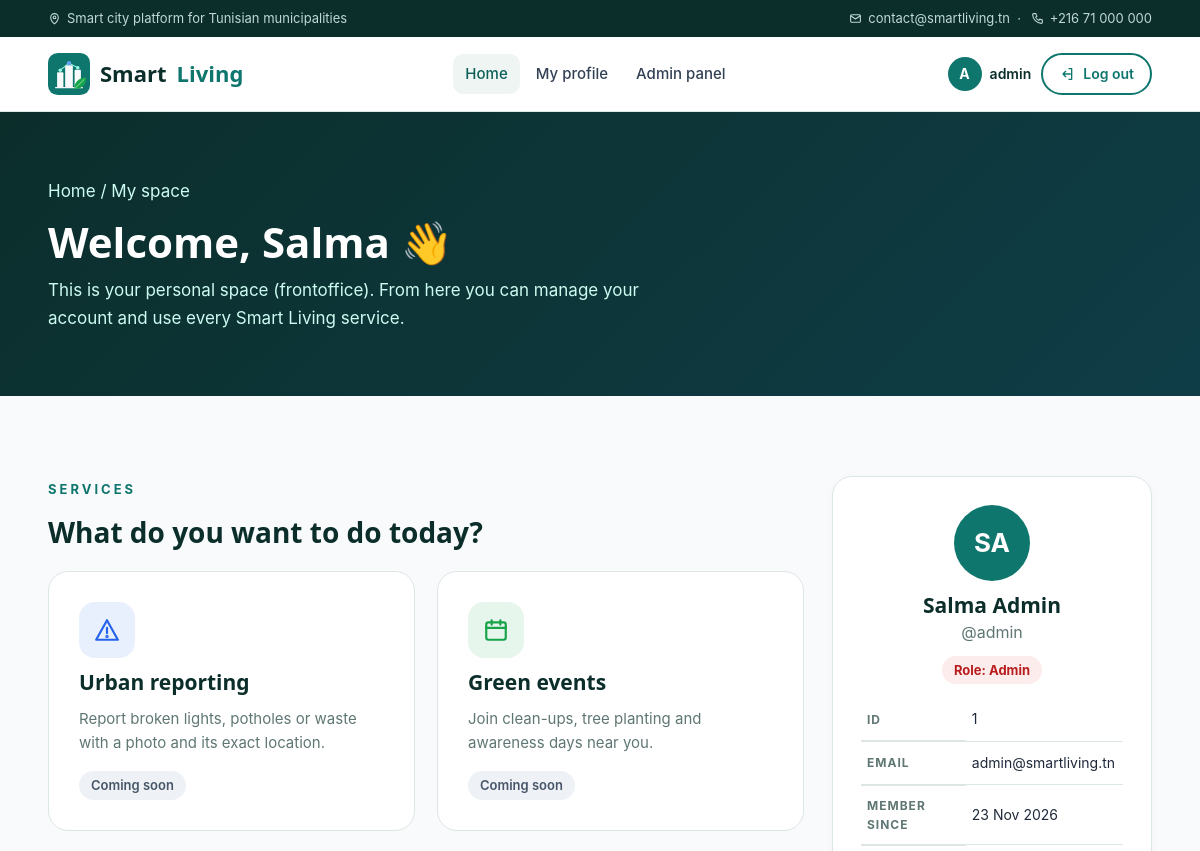
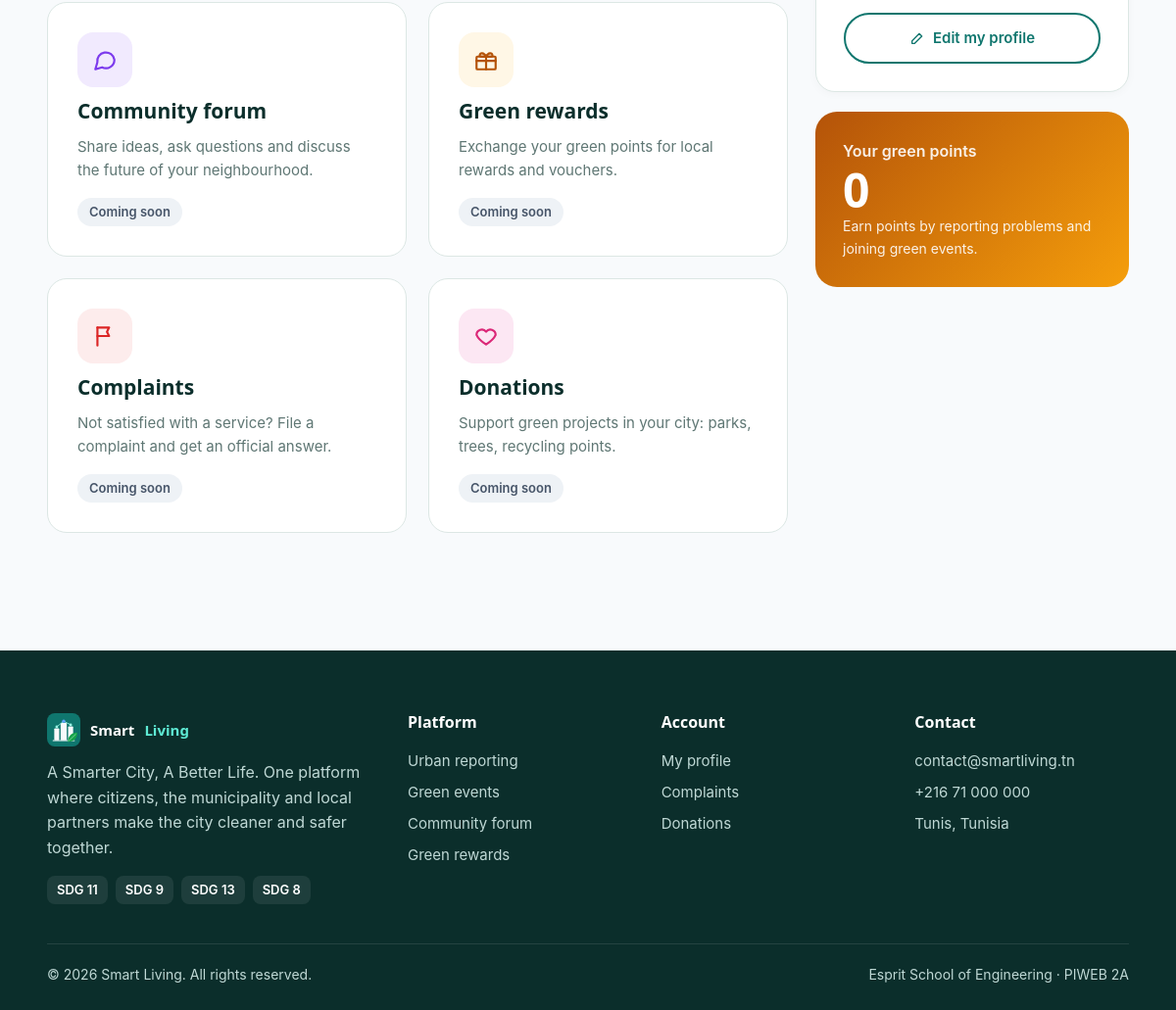
The app's page /index.php?action=dashboard (signed in) with its own data (2 pictures, top to bottom).
### tables this page shows
CREATE TABLE IF NOT EXISTS users (
  id INT AUTO_INCREMENT PRIMARY KEY,
  username VARCHAR(50) NOT NULL UNIQUE,
  first_name VARCHAR(50) NOT NULL,
  last_name VARCHAR(50) NOT NULL,
  email VARCHAR(150) NOT NULL UNIQUE,
  password VARCHAR(255) NOT NULL,
  role ENUM('user', 'admin') NOT NULL DEFAULT 'user',
  status ENUM('active', 'blocked') NOT NULL DEFAULT 'active',
  points INT NOT NULL DEFAULT 0,
  created_at TIMESTAMP DEFAULT CURRENT_TIMESTAMP
);

### config/database.php (called while the page is built)
<?php
class Database
{
    private static $pdo = null;
    public static function getConnexion()
    {
        if (!isset(self::$pdo)) {
            try {
                self::$pdo = new PDO(
                    'mysql:host=localhost;dbname=smartliving;charset=utf8mb4',
                    'root',
                    '',
                    [
                        PDO::ATTR_ERRMODE            => PDO::ERRMODE_EXCEPTION,
                        PDO::ATTR_DEFAULT_FETCH_MODE => PDO::FETCH_ASSOC,
                        PDO::ATTR_EMULATE_PREPARES   => false,
                    ]
                );
            } catch (Exception $e) {
                die('Erreur: ' . $e->getMessage());
            }
        }
        return self::$pdo;
    }
}

### controllers/AuthController.php (called while the page is built, shortened)
<?php
require_once __DIR__ . '/../config/database.php';
require_once __DIR__ . '/../models/UserModel.php';
class AuthController
{
    private PDO $db;
    public function __construct()
    {
        $this->db = Database::getConnexion();
    }
    public function findById(int $id): ?UserModel
    {
        $stmt = $this->db->prepare('SELECT * FROM users WHERE id = :id LIMIT 1');
        $stmt->execute(['id' => $id]);
        $row = $stmt->fetch();
        return $row ? UserModel::fromArray($row) : null;
    }
}

### models/UserModel.php (called while the page is built, shortened)
<?php
class UserModel
{
    private int $id = 0;
    private string $username = '';
    private string $firstName = '';
    private string $lastName = '';
    private string $email = '';
    private string $role = 'user';
    private int $points = 0;
    private string $createdAt = '';
    public function getId(): int
    {
        return $this->id;
    }
    public function getUsername(): string
    {
        return $this->username;
    }
    public function getFirstName(): string
    {
        return $this->firstName;
    }
    public function getFullName(): string
    {
        return trim($this->firstName . ' ' . $this->lastName);
    }
    public function getInitials(): string
    {
        $f = $this->firstName !== '' ? $this->firstName : $this->username;
        $l = $this->lastName;
        return strtoupper(mb_substr($f, 0, 1) . mb_substr($l, 0, 1));
    }
    public function getEmail(): string
    {
        return $this->email;
    }
    public function getRole(): string
    {
        return $this->role;
    }
    public function getPoints(): int
    {
        return $this->points;
    }
    public function getCreatedAt(): string
    {
        return $this->createdAt;
    }
    public function setId(int $id): void
    {
        $this->id = $id;
    }
    public function setUsername(string $username): void
    {
        $this->username = $username;
    }
    public function setFirstName(string $firstName): void
    {
        $this->firstName = $firstName;
    }
    public function setLastName(string $lastName): void
    {
        $this->lastName = $lastName;
    }
    public function setEmail(string $email): void
    {
        $this->email = $email;
    }
    public function setRole(string $role): void
    {
        $this->role = $role;
    }
    public function setPoints(int $points): void
    {
        $this->points = $points;
    }
    public function setCreatedAt(string $createdAt): void
    {
        $this->createdAt = $createdAt;
    }
    public static function fromArray(array $row): self
    {
        $user = new self();
        $user->setId((int) ($row['id'] ?? 0));
        $user->setUsername((string) ($row['username'] ?? ''));
        $user->setFirstName((string) ($row['first_name'] ?? ''));
        $user->setLastName((string) ($row['last_name'] ?? ''));
        $user->setEmail((string) ($row['email'] ?? ''));
        $user->setPassword((string) ($row['password'] ?? ''));
        $user->setRole((string) ($row['role'] ?? 'user'));
        $user->setStatus((string) ($row['status'] ?? 'active'));
        $user->setPoints((int) ($row['points'] ?? 0));
        $user->setCreatedAt((string) ($row['created_at'] ?? ''));
        return $user;
    }
}

### views/user_space.php (the view, shortened to what this page needs)
<?php
require_once __DIR__ . '/partials/helpers.php';
$modules = [
    ['alert',    '#E8EFFD', '#2563EB', 'Urban reporting', 'Report broken lights, potholes or waste with a photo and its exact location.'],
    ['calendar', '#E7F6EC', '#16A34A', 'Green events',    'Join clean-ups, tree planting and awareness days near you.'],
    ['chat',     '#F1EAFE', '#7C3AED', 'Community forum', 'Share ideas, ask questions and discuss the future of your neighbourhood.'],
    ['gift',     '#FFF7E6', '#B45309', 'Green rewards',   'Exchange your green points for local rewards and vouchers.'],
    ['flag',     '#FDECEC', '#DC2626', 'Complaints',      'Not satisfied with a service? File a complaint and get an official answer.'],
    ['heart',    '#FCE7F3', '#DB2777', 'Donations',       'Support green projects in your city: parks, trees, recycling points.'],
];
?>
<section class="page-head"><div class="container">
    <p class="crumbs">Home / My space</p>
    <h1>Welcome, <?= e($user->getFirstName() !== '' ? $user->getFirstName() : $user->getUsername()) ?> 👋</h1>
    <p>This is your personal space (frontoffice). From here you can manage your account and use every Smart Living service.</p>
</div></section>
<section class="block"><div class="container">
    <div class="layout-side">
        <div>
            <div class="sec-head left"><span class="eyebrow">Services</span><h2>What do you want to do today?</h2></div>
            <div class="modules">
                <?php foreach ($modules as [$ic, $bg, $fg, $name, $desc]): ?>
                    <div class="module">
                        <div class="ic" style="background:<?= e($bg) ?>;color:<?= e($fg) ?>"><?= icon($ic, 26) ?></div>
                        <h3><?= e($name) ?></h3>
                        <p><?= e($desc) ?></p>
                        <span class="tag t-gray" style="align-self:flex-start">Coming soon</span>
                    </div>
                <?php endforeach; ?>
            </div>
        </div>
        <aside class="side-col">
            <div class="card profile-card">
                <div class="avatar big"><?= e($user->getInitials()) ?></div>
                <h3><?= e($user->getFullName()) ?></h3>
                <p class="muted">@<?= e($user->getUsername()) ?></p>
                <span class="badge <?= $user->getRole() === 'admin' ? 'badge-admin' : 'badge-user' ?>">Role: <?= e(ucfirst($user->getRole())) ?></span>
                <table class="t mini">
                    <tr><th>ID</th><td><?= $user->getId() ?></td></tr>
                    <tr><th>Email</th><td><?= e($user->getEmail()) ?></td></tr>
                    <tr><th>Member since</th><td><?= e(date('d M Y', strtotime($user->getCreatedAt()) ?: time())) ?></td></tr>
                </table>
                <a href="index.php?action=profile" class="btn btn-outline btn-block"><?= icon('edit', 16) ?> Edit my profile</a>
            </div>
            <div class="points-card">
                <span>Your green points</span>
                <b><?= $user->getPoints() ?></b>
                <small>Earn points by reporting problems and joining green events.</small>
            </div>
        </aside>
    </div>
</div></section>
<?php
require __DIR__ . '/layout.php';

### views/assets/css/style.css (style rules this page uses)
:root { --teal:#0F766E; --teal-d:#0B5F58; --ink:#0B2E2B; --mint:#5EEAD4; --mint-l:#CCFBF1; --blue:#2563EB; --green:#16A34A; --orange:#EA580C; --amber:#B45309; --red:#DC2626; --pink:#DB2777; --purple:#7C3AED; --bg:#F8FAFC; --bg2:#EEF5F3; --card:#FFFFFF; --line:#DCE7E4; --muted:#5F7774; --text:#1E293B; --r:16px; --shadow:0 8px 30px rgba(11,46,43,.08); }
* { margin:0;padding:0;box-sizing:border-box }
html { scroll-behavior:smooth }
body { font-family:'Inter',system-ui,-apple-system,'Segoe UI',Arial,sans-serif;background:var(--bg);color:var(--text);line-height:1.6;font-size:16px }
a { color:inherit;text-decoration:none }
h1,h2,h3,h4 { font-family:'Poppins',system-ui,-apple-system,'Segoe UI',Arial,sans-serif;color:var(--ink);line-height:1.2 }
.container { width:min(1200px,92%);margin:0 auto }
.btn { display:inline-flex;align-items:center;gap:8px;padding:12px 22px;border-radius:999px;font-weight:600;font-size:15px;border:2px solid transparent;cursor:pointer;transition:.2s;font-family:inherit }
.btn-outline { border-color:var(--teal);color:var(--teal);background:transparent }
.tag { display:inline-block;padding:4px 12px;border-radius:999px;font-size:13px;font-weight:600 }
.t-gray { background:#EEF2F6;color:#475569 }
.avatar { width:38px;height:38px;border-radius:50%;background:var(--teal);color:#fff;display:flex;align-items:center;justify-content:center;font-weight:700 }
.eyebrow { display:inline-block;font-size:13px;font-weight:700;letter-spacing:3px;text-transform:uppercase;color:var(--mint);margin-bottom:16px }
section.block { padding:80px 0 }
.sec-head { text-align:center;max-width:680px;margin:0 auto 46px }
.sec-head .eyebrow { color:var(--teal) }
.sec-head h2 { font-size:38px }
.modules { display:grid;grid-template-columns:repeat(3,1fr);gap:22px }
.module { background:#fff;border:1px solid var(--line);border-radius:20px;padding:30px;transition:.25s;display:flex;flex-direction:column;gap:12px }
.module .ic { width:56px;height:56px;border-radius:16px;display:flex;align-items:center;justify-content:center }
.module h3 { font-size:21px }
.module p { color:var(--muted);font-size:15px;flex:1 }
.page-head { background:linear-gradient(135deg,#0B2E2B,#0F3D47);color:#fff;padding:56px 0 64px;position:relative;overflow:hidden }
.page-head h1 { color:#fff;font-size:42px }
.page-head p { color:#CCFBF1;margin-top:10px;max-width:620px;font-size:17px }
.crumbs { font-size:14px;color:#9FC9C3;margin-bottom:12px }
.layout-side { display:grid;grid-template-columns:1fr 320px;gap:28px;align-items:start }
.card { background:#fff;border:1px solid var(--line);border-radius:20px;padding:28px;box-shadow:0 2px 10px rgba(11,46,43,.03) }
.card h3 { font-size:21px;margin-bottom:6px }
.points-card { background:linear-gradient(135deg,#B45309,#F59E0B);color:#fff;border-radius:22px;padding:28px }
.points-card b { font-family:'Poppins',system-ui,-apple-system,sans-serif;font-size:48px;display:block;line-height:1.1 }
table.t { width:100%;border-collapse:collapse;font-size:15px }
table.t th { text-align:left;font-size:13px;text-transform:uppercase;letter-spacing:1px;color:var(--muted);padding:12px 10px;border-bottom:2px solid var(--line) }
table.t td { padding:14px 10px;border-bottom:1px solid var(--line) }
.muted { color:var(--muted) }
.btn-block { width:100%;justify-content:center }
.avatar.big { width:76px;height:76px;font-size:26px;margin:0 auto 12px }
.side-col { display:flex;flex-direction:column;gap:20px }
.profile-card { text-align:center }
.profile-card h3 { margin-bottom:2px }
.profile-card .badge { margin:10px 0 14px }
.profile-card table.t { text-align:left;font-size:14px;margin-bottom:18px }
.profile-card table.t th { font-size:12px;padding:10px 6px;width:40% }
.profile-card table.t td { padding:10px 6px;word-break:break-all }
.points-card span { font-weight:600;opacity:.9 }
.points-card small { display:block;opacity:.9;font-size:14px }
.badge { display:inline-block;padding:4px 12px;border-radius:999px;font-size:13px;font-weight:700 }
.badge-admin { background:#FDECEC;color:#B91C1C }
.sec-head.left { text-align:left;margin:0 0 22px }
.sec-head.left h2 { font-size:28px }
.layout-side .modules { grid-template-columns:repeat(2,1fr) }
.module .tag { margin-top:4px }

### records on screen
users: first_name "Salma", $user->getInitials() "SA", $user->getFullName() "Salma Admin", username "admin", role "Admin", id "1", email "admin@smartliving.tn", points "0"

### other values on screen
mb_substr($_SESSION['username'] ?? '?', 0, 1) "A"
$_SESSION['username'] "admin"
$name "Urban reporting"
$desc "Report broken lights, potholes or waste with a photo and its exact location."
$name "Green events"
$desc "Join clean-ups, tree planting and awareness days near you."
$name "Community forum"
$desc "Share ideas, ask questions and discuss the future of your neighbourhood."
$name "Green rewards"
$desc "Exchange your green points for local rewards and vouchers."
$name "Complaints"
$desc "Not satisfied with a service? File a complaint and get an official answer."
$name "Donations"
$desc "Support green projects in your city: parks, trees, recycling points."
